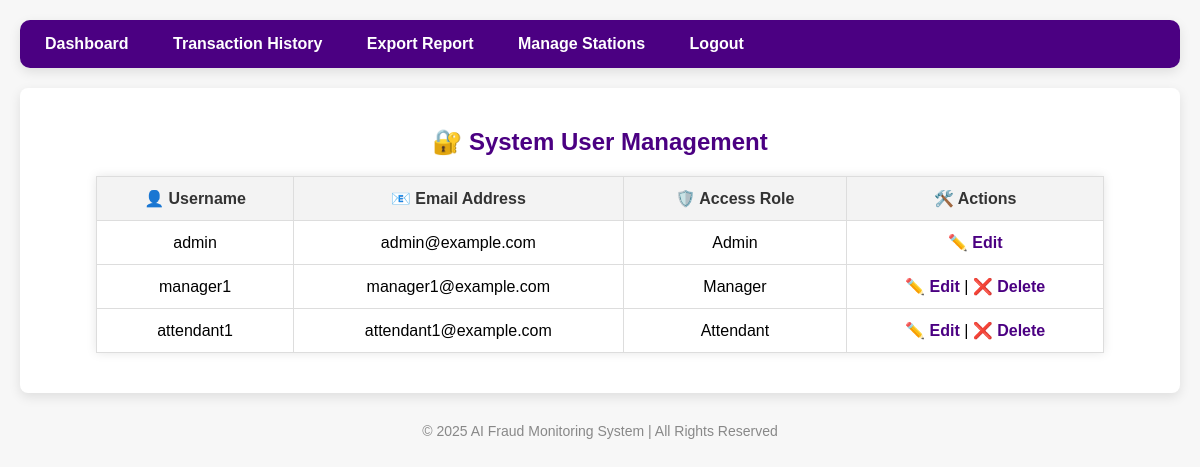
Page /users/ (signed in) on the committed database.
### app/models/user.py (models this page shows, shortened)
class User(UserMixin, db.Model):
    __tablename__ = 'users'
    id = db.Column(db.Integer, primary_key=True)
    username = db.Column(db.String(64), unique=True, nullable=False)
    email = db.Column(db.String(120), unique=True, nullable=False)
    password_hash = db.Column(db.String(128), nullable=False)
    role = db.Column(db.String(20), nullable=False)  # e.g., admin, manager, attendant

### app/routes/user.py (the view)
@user_bp.route('/')
@login_required
def list_users():
    if current_user.role != 'admin':
        flash("Admins only.", "danger")
        return redirect(url_for('dashboard.index'))
    users = User.query.all()
    return render_template('users.html', users=users)

### app/models/user.py (called while the page is built)
@login_manager.user_loader
def load_user(user_id):
    return User.query.get(int(user_id))

### templates/users.html (shortened to what this page needs)
{% extends "layout.html" %}
{% block content %}
<h2>🔐 System User Management</h2>
<table>
    <thead>
        <tr>
            <th>👤 Username</th>
            <th>📧 Email Address</th>
            <th>🛡️ Access Role</th>
            <th>🛠️ Actions</th>
        </tr>
    </thead>
    <tbody>
        {% for u in users %}
        <tr>
            <td>{{ u.username }}</td>
            <td>{{ u.email }}</td>
            <td>{{ u.role|capitalize }}</td>
            <td>
                <a href="{{ url_for('user.edit_user', id=u.id) }}">✏️ Edit</a>
                {% if u.id != current_user.id %}
                    | <a href="{{ url_for('user.delete_user', id=u.id) }}" onclick="return confirm('Are you sure you want to delete this user?');">❌ Delete</a>
                {% endif %}
            </td>
        </tr>
        {% endfor %}
    </tbody>
</table>
{% endblock %}

### templates/layout.html (style rules this page uses)
body { font-family: 'Arial', sans-serif; margin: 0; padding: 20px; background-color: #f7f7f7; }

### templates/users.html (style rules this page uses)
h2 { color: #4B0082; text-align: center; margin-top: 20px; }
table { width: 90%; margin: 20px auto; border-collapse: collapse; box-shadow: 0 0 10px rgba(0, 0, 0, 0.1); background-color: #fff; }
th, td { padding: 12px; text-align: center; border: 1px solid #ddd; }
th { background-color: #f3f3f3; color: #333; }
a { text-decoration: none; font-weight: bold; color: #4B0082; }

### rows in the picture
User: username "admin", email "admin@example.com", role "Admin"
User: username "manager1", email "manager1@example.com", role "Manager"
User: username "attendant1", email "attendant1@example.com", role "Attendant"
